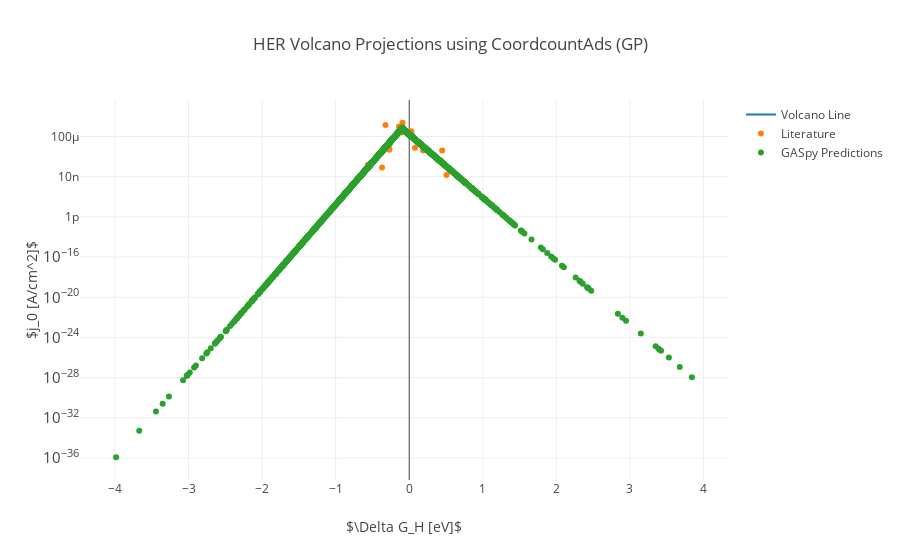

The notebook cell saved with this chart:
### Markdown cell above
###### HER

### Code cell
# The domain to plot over
x = np.linspace(-1., 1., 1000).tolist()

# Let's make a plot for each model
for model in MODELS:
    traces = []
    
    # Add the volcano line
    traces.append(go.Scatter(x=x,
                             y=map(CURVES['HER'], x),
                             mode='lines',
                             name='Volcano Line'))
 
    # Add the data points from the original volcano
    traces.append(go.Scatter(x=POINTS['HER']['x'],
                             y=POINTS['HER']['y'],
                             mode='markers',
                             text=POINTS['HER']['labels'],
                             name='Literature'))
    
    # Add our predictions
    traces.append(go.Scatter(x=ENERGIES['H'].values(),
                             y=map(CURVES['HER'], ENERGIES['H'].values()),
                             mode='markers',
                             text=['\n'.join(key) for key in ENERGIES['H'].keys()],
                             name='GASpy Predictions'))
    
    # Format and plot
    layout = go.Layout(xaxis=dict(title='$\Delta G_H [eV]$'),
                       yaxis=dict(title='$j_0 [A/cm^2]$', type='log'),
                       title='HER Volcano Projections using CoordcountAds (%s)' % model)
    iplot(go.Figure(data=traces, layout=layout))

### Figure 1 — Plotly figure (JSON) as saved in the notebook; plotly's stock layout.template omitted (floating-point values rounded to 4 significant figures; data arrays with more than 128 entries replaced by an {"elided": "..."} marker saying what was removed)
{"data": [{"mode": "lines", "name": "Volcano Line", "type": "scatter", "x": {"elided": "1000 float values"}, "y": {"elided": "1000 float values"}}, {"mode": "markers", "name": "Literature", "text": ["Nb", "Mo", "W", "Co", "Ni", "Re", "Pd", "Pt", "Pt(111)", "Pt(111)", "Pt(111)", "Rh", "Ir", "Ir", "MoS2", "Cu", "Au", "Au(111)", "Ag", null], "type": "scatter", "x": [-0.5602, -0.3692, -0.4286, -0.2716, -0.2716, -0.3225, -0.1401, -0.09125, -0.09125, -0.09973, -0.09125, -0.1019, 0.02971, 0.02971, 0.07851, 0.1889, 0.4477, 0.4477, 0.5072, null], "y": [1.543e-07, 8.47e-08, 1.307e-06, 4.853e-06, 6.31e-06, 0.001394, 0.0009947, 0.002356, 0.0007651, 0.0006343, 0.000436, 0.0002485, 0.0003354, 0.0001912, 7.61e-06, 4.178e-06, 4.024e-06, 2.512e-07, 1.455e-08, null]}, {"mode": "markers", "name": "GASpy Predictions", "text": {"elided": "2046 str values"}, "type": "scatter", "x": {"elided": "2046 float values"}, "y": {"elided": "2046 float values"}}], "layout": {"title": "HER Volcano Projections using CoordcountAds (GP)", "xaxis": {"title": "$\\Delta G_H [eV]$"}, "yaxis": {"title": "$j_0 [A/cm^2]$", "type": "log"}}}
